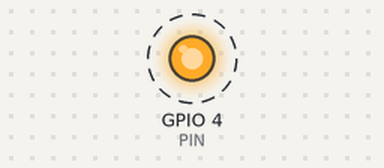
Bench run of a program on a simulated Raspberry Pi (BCM pin numbers). Parts: output pins drawn as LEDs (lit = HIGH). Dashed ring = blinking. At 4.0 s the program stops and its outputs stay as they are.

Above: at 0.2 s.
Timing chart, 0 to 3.0 s (numbered marks = the images above):
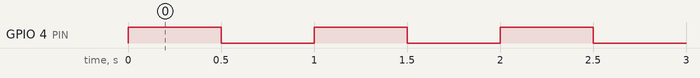

Measured:
- by itself, GPIO 4 (PIN): alternates HIGH for 0.50 s and LOW for 0.50 s, 8 changes in all, then stays LOW

The program:

main.py
```python
"""
    二极管LED:
        针脚顺序: [+,-]
        +: 正极针脚
        -: 负极针脚, 接地

"""
import RPi.GPIO as GPIO # GPIO控制模块
import time # 时间模块

GPIO.setmode(GPIO.BCM) # 设置针脚编码模式为BCM

PIN = 4 # 设置针脚编码
GPIO.setup(PIN, GPIO.OUT) # 设置针脚模式为输出

# 循环闪烁LED
for i in range(1,5):
    GPIO.output(PIN, GPIO.HIGH) # 设置针脚输出高电平，点亮LED
    time.sleep(0.5) # 延时0.5s
    GPIO.output(PIN, GPIO.LOW) # 设置针脚输出低电平，关闭LED
    time.sleep(0.5)

GPIO.cleanup() # 重置GPIO状态
```
